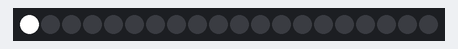
Bench run of a sketch on a simulated Arduino Uno, built with avr-gcc and run on an emulated ATmega328P. Parts: 20 RGB LEDs in strip order, left to right. Random numbers use the default seed unless the sketch sets one.

Above: at 0.15 s.
At 0.75 s:
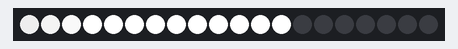
At 1.66 s:
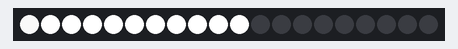
At 3.48 s:
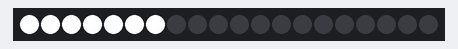
At 4.99 s:
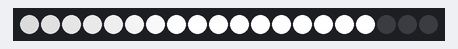
At 6.5 s:
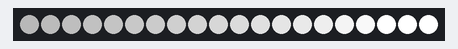

Measured:
- by itself, everything shown: repeats every 6.0 s, in 20 steps

The sketch:

teste.ino
```cpp
#include <Adafruit_NeoPixel.h>
#define PIN 9
#define NUM_LEDS 20
// Parameter 1 = number of pixels in strip
// Parameter 2 = pin number (most are valid)
// Parameter 3 = pixel type flags, add together as needed:
//   NEO_KHZ800  800 KHz bitstream (most NeoPixel products w/WS2812 LEDs)
//   NEO_KHZ400  400 KHz (classic 'v1' (not v2) FLORA pixels, WS2811 drivers)
//   NEO_GRB     Pixels are wired for GRB bitstream (most NeoPixel products)
//   NEO_RGB     Pixels are wired for RGB bitstream (v1 FLORA pixels, not v2)
Adafruit_NeoPixel strip = Adafruit_NeoPixel(NUM_LEDS, PIN, NEO_GRB + NEO_KHZ800);

void setup() {
  strip.begin();
  strip.show();
}

void loop() {
  meteorRain(0xff,0xff,0xff,10, 20, false, 10);
  // red, green, blue,tamanho do meteoro,rapidez com que a cauda do meteoro decaia,
  //Como os meteoros não são perfeitos, adicionei o 6º parâmetro para imitar alguns tipos de diferença nos detritos, tornando a decadência um pouco aleatória. Se este valor for definido como “verdadeiro”, alguma aleatoriedade será adicionada ao trilho.
  //Finalmente, há o último parâmetro, que basicamente indica quanto a velocidade de desenho deve ser atrasada. Um valor de zero (0) significa velocidade máxima.
}

void meteorRain(byte red, byte green, byte blue, byte meteorSize, byte meteorTrailDecay, boolean meteorRandomDecay, int SpeedDelay) {
  setAll(0,0,0);

  for(int i = 0; i < NUM_LEDS+NUM_LEDS; i++) {

    for(int j=0; j<NUM_LEDS; j++) {
      if( (!meteorRandomDecay) || (random(10)>5) ) {
        fadeToBlack(j, meteorTrailDecay );
      }
    }

    // draw meteor
    for(int j = 0; j < meteorSize; j++) {
      if( ( i-j <NUM_LEDS) && (i-j>=0) ) {
        setPixel(i-j, red, green, blue);
      }
    }

    showStrip();
    delay(SpeedDelay);
  }
}

void fadeToBlack(int ledNo, byte fadeValue) {
    // NeoPixel
    uint32_t oldColor;
    uint8_t r, g, b;
    int value;

    oldColor = strip.getPixelColor(ledNo);
    r = (oldColor & 0x00ff0000UL) >> 16;
    g = (oldColor & 0x0000ff00UL) >> 8;
    b = (oldColor & 0x000000ffUL);

    r=(r<=10)? 0 : (int) r-(r*fadeValue/256);
    g=(g<=10)? 0 : (int) g-(g*fadeValue/256);
    b=(b<=10)? 0 : (int) b-(b*fadeValue/256);

    strip.setPixelColor(ledNo, r,g,b);
}


void showStrip() {
   strip.show();
}

void setPixel(int Pixel, byte red, byte green, byte blue) {
   strip.setPixelColor(Pixel, strip.Color(red, green, blue));
}

void setAll(byte red, byte green, byte blue) {
  for(int i = 0; i < NUM_LEDS; i++ ) {
    setPixel(i, red, green, blue);
  }
  showStrip();
}
```
